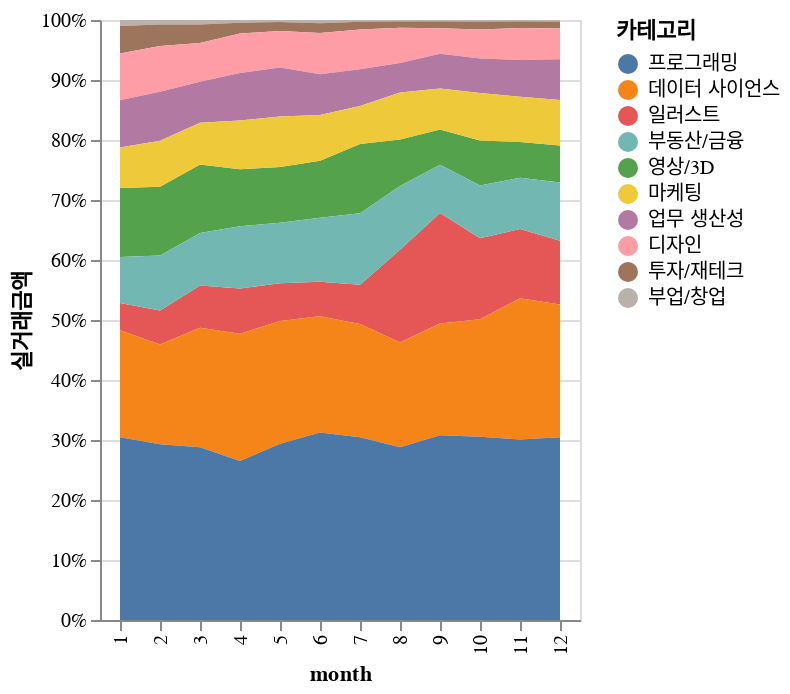

The cell this chart's notebook holds for it:
### Markdown cell above
### 06. 연간 카테고리별 매출 비율 변화

### Code cell
pay_df = df[df['유형']=='PAYMENT'][['카테고리', '실거래금액','month']]
gr_pay = pd.DataFrame(pay_df.groupby(['카테고리','month'])['실거래금액'].sum())
cat_df = gr_pay.reset_index()
cat_df = cat_df.sort_values('실거래금액')

# 시각화
total_amount_by_category = cat_df.groupby('카테고리')['실거래금액'].sum().reset_index()
total_amount_by_category.columns = ['카테고리', '총 실거래금액']
cat_df = cat_df.merge(total_amount_by_category, on='카테고리')

# 시각화
alt.Chart(cat_df).mark_area().encode(x="month:N",
                                     y=alt.Y("실거래금액:Q", stack="normalize"),
                                     color=alt.Color("카테고리:N",legend=alt.Legend(title='카테고리')).sort(['프로그래밍',
                                                                                                     '데이터 사이언스',
                                                                                                     '일러스트', 
                                                                                                     '부동산/금융', 
                                                                                                     '영상/3D', 
                                                                                                     '마케팅', 
                                                                                                     '업무 생산성', 
                                                                                                     '디자인', 
                                                                                                     '투자/재테크', 
                                                                                                     '부업/창업']),
                                     order=alt.Order('총 실거래금액:Q', sort='descending')
                                     )

### Figure 1 — Vega-Lite specification as saved in the notebook (floating-point values rounded to 4 significant figures)
{"config": {"view": {"continuousWidth": 300, "continuousHeight": 300}}, "data": {"name": "data-6fd3e4dec4b5d78ebab7ab7fc8dc4888"}, "mark": {"type": "area"}, "encoding": {"color": {"field": "카테고리", "legend": {"title": "카테고리"}, "sort": ["프로그래밍", "데이터 사이언스", "일러스트", "부동산/금융", "영상/3D", "마케팅", "업무 생산성", "디자인", "투자/재테크", "부업/창업"], "type": "nominal"}, "order": {"field": "총 실거래금액", "sort": "descending", "type": "quantitative"}, "x": {"field": "month", "type": "nominal"}, "y": {"field": "실거래금액", "stack": "normalize", "type": "quantitative"}}, "$schema": "https://vega.github.io/schema/vega-lite/v5.8.0.json", "datasets": {"data-6fd3e4dec4b5d78ebab7ab7fc8dc4888": [{"카테고리": "부업/창업", "month": 11, "실거래금액": 4916000, "총 실거래금액": 115288000}, {"카테고리": "부업/창업", "month": 5, "실거래금액": 5013000, "총 실거래금액": 115288000}, {"카테고리": "부업/창업", "month": 9, "실거래금액": 5211000, "총 실거래금액": 115288000}, {"카테고리": "부업/창업", "month": 8, "실거래금액": 5547600, "총 실거래금액": 115288000}, {"카테고리": "부업/창업", "month": 10, "실거래금액": 6077400, "총 실거래금액": 115288000}, {"카테고리": "부업/창업", "month": 7, "실거래금액": 6428200, "총 실거래금액": 115288000}, {"카테고리": "부업/창업", "month": 12, "실거래금액": 7039800, "총 실거래금액": 115288000}, {"카테고리": "부업/창업", "month": 4, "실거래금액": 7751500, "총 실거래금액": 115288000}, {"카테고리": "부업/창업", "month": 6, "실거래금액": 10839000, "총 실거래금액": 115288000}, {"카테고리": "부업/창업", "month": 3, "실거래금액": 13927700, "총 실거래금액": 115288000}, {"카테고리": "부업/창업", "month": 2, "실거래금액": 15971200, "총 실거래금액": 115288000}, {"카테고리": "부업/창업", "month": 1, "실거래금액": 26565600, "총 실거래금액": 115288000}, {"카테고리": "투자/재테크", "month": 5, "실거래금액": 21490500, "총 실거래금액": 488866750}, {"카테고리": "투자/재테크", "month": 11, "실거래금액": 22029500, "총 실거래금액": 488866750}, {"카테고리": "투자/재테크", "month": 8, "실거래금액": 24580600, "총 실거래금액": 488866750}, {"카테고리": "투자/재테크", "month": 9, "실거래금액": 25523500, "총 실거래금액": 488866750}, {"카테고리": "투자/재테크", "month": 10, "실거래금액": 25973250, "총 실거래금액": 488866750}, {"카테고리": "투자/재테크", "month": 12, "실거래금액": 27227000, "총 실거래금액": 488866750}, {"카테고리": "투자/재테크", "month": 7, "실거래금액": 28050100, "총 실거래금액": 488866750}, {"카테고리": "투자/재테크", "month": 4, "실거래금액": 28518000, "총 실거래금액": 488866750}, {"카테고리": "투자/재테크", "month": 6, "실거래금액": 32460000, "총 실거래금액": 488866750}, {"카테고리": "투자/재테크", "month": 3, "실거래금액": 55370800, "총 실거래금액": 488866750}, {"카테고리": "투자/재테크", "month": 2, "실거래금액": 74445700, "총 실거래금액": 488866750}, {"카테고리": "투자/재테크", "month": 1, "실거래금액": 123197800, "총 실거래금액": 488866750}, {"카테고리": "디자인", "month": 5, "실거래금액": 87132900, "총 실거래금액": 1523132870}, {"카테고리": "디자인", "month": 9, "실거래금액": 95547600, "총 실거래금액": 1523132870}, {"카테고리": "디자인", "month": 10, "실거래금액": 96213050, "총 실거래금액": 1523132870}, {"카테고리": "디자인", "month": 4, "실거래금액": 106979500, "총 실거래금액": 1523132870}, {"카테고리": "디자인", "month": 11, "실거래금액": 107327500, "총 실거래금액": 1523132870}, {"카테고리": "디자인", "month": 3, "실거래금액": 117392800, "총 실거래금액": 1523132870}, {"카테고리": "디자인", "month": 12, "실거래금액": 126297300, "총 실거래금액": 1523132870}, {"카테고리": "디자인", "month": 8, "실거래금액": 135319600, "총 실거래금액": 1523132870}, {"카테고리": "디자인", "month": 6, "실거래금액": 138631700, "총 실거래금액": 1523132870}, {"카테고리": "디자인", "month": 7, "실거래금액": 145724420, "총 실거래금액": 1523132870}, {"카테고리": "디자인", "month": 2, "실거래금액": 158394200, "총 실거래금액": 1523132870}, {"카테고리": "디자인", "month": 1, "실거래금액": 208172300, "총 실거래금액": 1523132870}, {"카테고리": "일러스트", "month": 5, "실거래금액": 90737050, "총 실거래금액": 2370890265}, {"카테고리": "일러스트", "month": 6, "실거래금액": 115617770, "총 실거래금액": 2370890265}, {"카테고리": "일러스트", "month": 2, "실거래금액": 118151410, "총 실거래금액": 2370890265}, {"카테고리": "일러스트", "month": 1, "실거래금액": 120660520, "총 실거래금액": 2370890265}, {"카테고리": "일러스트", "month": 4, "실거래금액": 122755360, "총 실거래금액": 2370890265}, {"카테고리": "일러스트", "month": 3, "실거래금액": 127825440, "총 실거래금액": 2370890265}, {"카테고리": "일러스트", "month": 7, "실거래금액": 143725815, "총 실거래금액": 2370890265}, {"카테고리": "일러스트", "month": 11, "실거래금액": 231730400, "총 실거래금액": 2370890265}, {"카테고리": "일러스트", "month": 12, "실거래금액": 260610440, "총 실거래금액": 2370890265}, {"카테고리": "일러스트", "month": 10, "실거래금액": 269846470, "총 실거래금액": 2370890265}, {"카테고리": "일러스트", "month": 8, "실거래금액": 357318490, "총 실거래금액": 2370890265}, {"카테고리": "일러스트", "month": 9, "실거래금액": 411911100, "총 실거래금액": 2370890265}, {"카테고리": "업무 생산성", "month": 8, "실거래금액": 113995350, "총 실거래금액": 1668629905}, {"카테고리": "업무 생산성", "month": 10, "실거래금액": 115077050, "총 실거래금액": 1668629905}, {"카테고리": "업무 생산성", "month": 5, "실거래금액": 117087550, "총 실거래금액": 1668629905}, {"카테고리": "업무 생산성", "month": 11, "실거래금액": 123453850, "총 실거래금액": 1668629905}, {"카테고리": "업무 생산성", "month": 3, "실거래금액": 124217400, "총 실거래금액": 1668629905}, {"카테고리": "업무 생산성", "month": 4, "실거래금액": 128337800, "총 실거래금액": 1668629905}, {"카테고리": "업무 생산성", "month": 9, "실거래금액": 128968600, "총 실거래금액": 1668629905}, {"카테고리": "업무 생산성", "month": 7, "실거래금액": 134554050, "총 실거래금액": 1668629905}, {"카테고리": "업무 생산성", "month": 6, "실거래금액": 137318850, "총 실거래금액": 1668629905}, {"카테고리": "업무 생산성", "month": 12, "실거래금액": 165885300, "총 실거래금액": 1668629905}, {"카테고리": "업무 생산성", "month": 2, "실거래금액": 169606800, "총 실거래금액": 1668629905}, {"카테고리": "업무 생산성", "month": 1, "실거래금액": 210127305, "총 실거래금액": 1668629905}, {"카테고리": "영상/3D", "month": 11, "실거래금액": 119531500, "총 실거래금액": 2216658500}, {"카테고리": "영상/3D", "month": 9, "실거래금액": 131284000, "총 실거래금액": 2216658500}, {"카테고리": "영상/3D", "month": 5, "실거래금액": 133144650, "총 실거래금액": 2216658500}, {"카테고리": "영상/3D", "month": 10, "실거래금액": 150305100, "총 실거래금액": 2216658500}, {"카테고리": "영상/3D", "month": 12, "실거래금액": 151314100, "총 실거래금액": 2216658500}, {"카테고리": "영상/3D", "month": 4, "실거래금액": 154162000, "총 실거래금액": 2216658500}, {"카테고리": "영상/3D", "month": 8, "실거래금액": 178515200, "총 실거래금액": 2216658500}, {"카테고리": "영상/3D", "month": 6, "실거래금액": 191270200, "총 실거래금액": 2216658500}, {"카테고리": "영상/3D", "month": 3, "실거래금액": 207383400, "총 실거래금액": 2216658500}, {"카테고리": "영상/3D", "month": 2, "실거래금액": 238333100, "총 실거래금액": 2216658500}, {"카테고리": "영상/3D", "month": 7, "실거래금액": 254030750, "총 실거래금액": 2216658500}, {"카테고리": "영상/3D", "month": 1, "실거래금액": 307384500, "총 실거래금액": 2216658500}, {"카테고리": "마케팅", "month": 5, "실거래금액": 120933650, "총 실거래금액": 1841750094}, {"카테고리": "마케팅", "month": 3, "실거래금액": 126615450, "총 실거래금액": 1841750094}, {"카테고리": "마케팅", "month": 4, "실거래금액": 131685300, "총 실거래금액": 1841750094}, {"카테고리": "마케팅", "month": 7, "실거래금액": 139610750, "총 실거래금액": 1841750094}, {"카테고리": "마케팅", "month": 11, "실거래금액": 151619450, "총 실거래금액": 1841750094}, {"카테고리": "마케팅", "month": 9, "실거래금액": 152745500, "총 실거래금액": 1841750094}, {"카테고리": "마케팅", "month": 6, "실거래금액": 153575300, "총 실거래금액": 1841750094}, {"카테고리": "마케팅", "month": 10, "실거래금액": 158069050, "총 실거래금액": 1841750094}, {"카테고리": "마케팅", "month": 2, "실거래금액": 159719550, "총 실거래금액": 1841750094}, {"카테고리": "마케팅", "month": 1, "실거래금액": 179804800, "총 실거래금액": 1841750094}, {"카테고리": "마케팅", "month": 8, "실거래금액": 181033250, "총 실거래금액": 1841750094}, {"카테고리": "마케팅", "month": 12, "실거래금액": 186338044, "총 실거래금액": 1841750094}, {"카테고리": "부동산/금융", "month": 5, "실거래금액": 144791650, "총 실거래금액": 2357533300}, {"카테고리": "부동산/금융", "month": 3, "실거래금액": 159249900, "총 실거래금액": 2357533300}, {"카테고리": "부동산/금융", "month": 4, "실거래금액": 168157900, "총 실거래금액": 2357533300}, {"카테고리": "부동산/금융", "month": 11, "실거래금액": 172447300, "총 실거래금액": 2357533300}, {"카테고리": "부동산/금융", "month": 10, "실거래금액": 176098900, "총 실거래금액": 2357533300}, {"카테고리": "부동산/금융", "month": 9, "실거래금액": 180106000, "총 실거래금액": 2357533300}, {"카테고리": "부동산/금융", "month": 2, "실거래금액": 190712300, "총 실거래금액": 2357533300}, {"카테고리": "부동산/금융", "month": 1, "실거래금액": 205742600, "총 실거래금액": 2357533300}, {"카테고리": "부동산/금융", "month": 6, "실거래금액": 214715100, "총 실거래금액": 2357533300}, {"카테고리": "부동산/금융", "month": 12, "실거래금액": 237169700, "총 실거래금액": 2357533300}, {"카테고리": "부동산/금융", "month": 8, "실거래금액": 246271400, "총 실거래금액": 2357533300}, {"카테고리": "부동산/금융", "month": 7, "실거래금액": 262070550, "총 실거래금액": 2357533300}, {"카테고리": "데이터 사이언스", "month": 5, "실거래금액": 293656400, "총 실거래금액": 4856780590}, {"카테고리": "데이터 사이언스", "month": 4, "실거래금액": 343958750, "총 실거래금액": 4856780590}, {"카테고리": "데이터 사이언스", "month": 2, "실거래금액": 346211450, "총 실거래금액": 4856780590}, {"카테고리": "데이터 사이언스", "month": 3, "실거래금액": 362084250, "총 실거래금액": 4856780590}, {"카테고리": "데이터 사이언스", "month": 6, "실거래금액": 390494100, "총 실거래금액": 4856780590}, {"카테고리": "데이터 사이언스", "month": 10, "실거래금액": 391620700, "총 실거래금액": 4856780590}, {"카테고리": "데이터 사이언스", "month": 8, "실거래금액": 403355380, "총 실거래금액": 4856780590}, {"카테고리": "데이터 사이언스", "month": 7, "실거래금액": 415007110, "총 실거래금액": 4856780590}, {"카테고리": "데이터 사이언스", "month": 9, "실거래금액": 417221000, "총 실거래금액": 4856780590}, {"카테고리": "데이터 사이언스", "month": 11, "실거래금액": 474030400, "총 실거래금액": 4856780590}, {"카테고리": "데이터 사이언스", "month": 1, "실거래금액": 476626550, "총 실거래금액": 4856780590}, {"카테고리": "데이터 사이언스", "month": 12, "실거래금액": 542514500, "총 실거래금액": 4856780590}, {"카테고리": "프로그래밍", "month": 5, "실거래금액": 421462400, "총 실거래금액": 7414108004}, {"카테고리": "프로그래밍", "month": 4, "실거래금액": 429581300, "총 실거래금액": 7414108004}, {"카테고리": "프로그래밍", "month": 3, "실거래금액": 522746000, "총 실거래금액": 7414108004}, {"카테고리": "프로그래밍", "month": 11, "실거래금액": 605271446, "총 실거래금액": 7414108004}, {"카테고리": "프로그래밍", "month": 2, "실거래금액": 609288500, "총 실거래금액": 7414108004}, {"카테고리": "프로그래밍", "month": 10, "실거래금액": 611460158, "총 실거래금액": 7414108004}, {"카테고리": "프로그래밍", "month": 6, "실거래금액": 629883000, "총 실거래금액": 7414108004}, {"카테고리": "프로그래밍", "month": 8, "실거래금액": 665215184, "총 실거래금액": 7414108004}, {"카테고리": "프로그래밍", "month": 7, "실거래금액": 669710358, "총 실거래금액": 7414108004}, {"카테고리": "프로그래밍", "month": 9, "실거래금액": 688665368, "총 실거래금액": 7414108004}, {"카테고리": "프로그래밍", "month": 12, "실거래금액": 746574540, "총 실거래금액": 7414108004}, {"카테고리": "프로그래밍", "month": 1, "실거래금액": 814249750, "총 실거래금액": 7414108004}]}}
